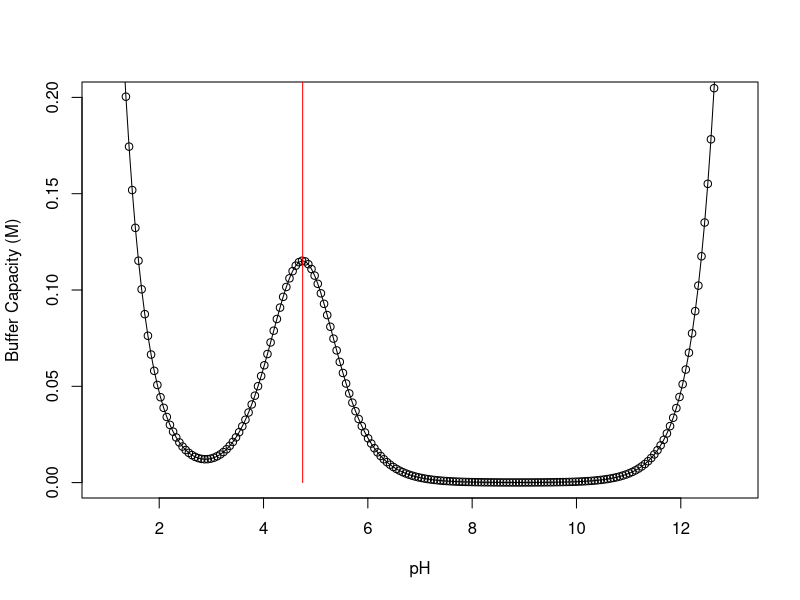

Source code (R):
################################
### Plotting Buffer Capacity ###
################################


#' Calculates buffer capacity.
#'
#' Buffer capacity quantifies
#' the resistance of a buffer solution to changes in pH after
#' addition of an acid or a base.
#'
#' \deqn{B = \frac{\partial C_b}{\partial pH}}
#'
#'
#' @param Kw Dissociation constant of water
#' @param H Hydrogen concentrations
#' @param Ca Acid concentrations
#' @param Cb Base concentrations
#' @param Ka Acid dissociation constant
#'
#' @return Buffer capacity
#' @export
#'
#' @examples
#'
#' buffer_capacity(Kw = 1.023 * 10^-14, H = 10^(-5), Ca = 0.05,
#'                 Cb = 0.05, Ka = 6.3 * 10^-8)
buffer_capacity <- function(Kw, H, Ca, Cb, Ka) {
  capacity <- 2 * log(10) * (Kw / H + H + (Ca + Cb) * Ka * H / (Ka + H)^2)
  return(capacity)
}

#' Calculates acid dissociation constant from pKa.
#'
#' \deqn{Ka = 10^{-pKa}}
#'
#' Common pKa values:
#' Citric acid: 3.13, 4.76, 6.4
#' Acetic acid: 4.75
#' KH2PO4: 7.2
#' CHES: 9.3
#' Borate: 9.24
#'
#' @param pKa Negative base-10 logarithm of acid dissociation constant
#'
#' @return Acid dissociation constant
#' @export
#'
#' @examples
#'
#' get_Ka(7.2)
get_Ka <- function(pKa) {
  Ka <- 10^(-pKa)
  return(Ka)
}

# List of pH
pH <- seq(1, 13, length.out = 200)

# pKa of Acetic acid
pKa_acetic <- 4.75

# Acetic acid dissociation constant
Ka <- get_Ka(pKa_acetic)

# Dissociation constant of water (at 25C)
Kw <- 1.023 * 10^-14

# H concentrations
H <- 10^(-pH)

# Acid concentration
Ca <- 0.05 # M
# Base concentration
Cb <- 0.05 # M

# Buffer capacity of acetic acid
capacity <- buffer_capacity(Kw, H, Ca, Cb, Ka)

plot(pH,
  capacity,
  type = "o",
  ylab = "Buffer Capacity (M)",
  ylim = c(0.00, 0.2)
)
points(x = c(pKa_acetic, pKa_acetic), y = c(0, 0.5), type = "l", col = "red")
